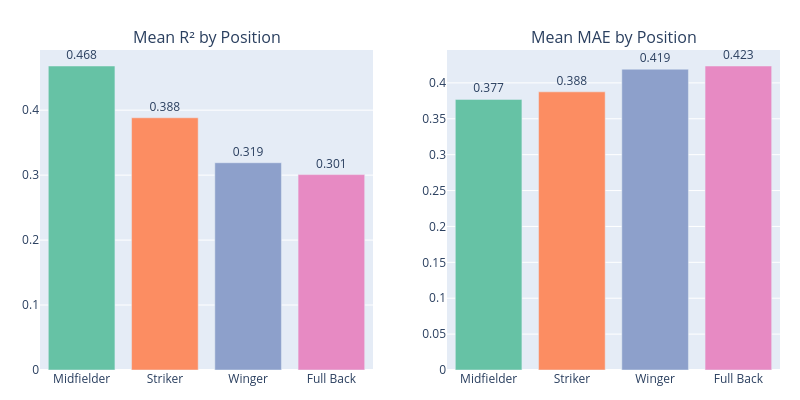

Source (notebook cell):
### Code cell
# Bar chart: mean R² by position
fig = make_subplots(rows=1, cols=2, subplot_titles=['Mean R\u00b2 by Position', 'Mean MAE by Position'])

colors = px.colors.qualitative.Set2
positions_sorted = pos_summary.sort_values('mean_r2', ascending=False).index.tolist()

fig.add_trace(go.Bar(
    x=positions_sorted,
    y=[pos_summary.loc[p, 'mean_r2'] for p in positions_sorted],
    marker_color=colors[:len(positions_sorted)],
    text=[f'{pos_summary.loc[p, "mean_r2"]:.3f}' for p in positions_sorted],
    textposition='outside', showlegend=False,
), row=1, col=1)

fig.add_trace(go.Bar(
    x=positions_sorted,
    y=[pos_summary.loc[p, 'mean_mae'] for p in positions_sorted],
    marker_color=colors[:len(positions_sorted)],
    text=[f'{pos_summary.loc[p, "mean_mae"]:.3f}' for p in positions_sorted],
    textposition='outside', showlegend=False,
), row=1, col=2)

fig.update_layout(height=400, width=800, margin=dict(t=50, b=30, l=40, r=20))
fig.show()

### Figure 1 — Plotly figure (JSON) as saved in the notebook; plotly's stock layout.template omitted (floating-point values rounded to 4 significant figures)
{"data": [{"marker": {"color": ["rgb(102,194,165)", "rgb(252,141,98)", "rgb(141,160,203)", "rgb(231,138,195)"]}, "showlegend": false, "text": ["0.468", "0.388", "0.319", "0.301"], "textposition": "outside", "type": "bar", "x": ["Midfielder", "Striker", "Winger", "Full Back"], "xaxis": "x", "y": [0.468, 0.3883, 0.3191, 0.3008], "yaxis": "y"}, {"marker": {"color": ["rgb(102,194,165)", "rgb(252,141,98)", "rgb(141,160,203)", "rgb(231,138,195)"]}, "showlegend": false, "text": ["0.377", "0.388", "0.419", "0.423"], "textposition": "outside", "type": "bar", "x": ["Midfielder", "Striker", "Winger", "Full Back"], "xaxis": "x2", "y": [0.377, 0.3875, 0.419, 0.4235], "yaxis": "y2"}], "layout": {"annotations": [{"font": {"size": 16}, "showarrow": false, "text": "Mean R² by Position", "x": 0.225, "xanchor": "center", "xref": "paper", "y": 1, "yanchor": "bottom", "yref": "paper"}, {"font": {"size": 16}, "showarrow": false, "text": "Mean MAE by Position", "x": 0.775, "xanchor": "center", "xref": "paper", "y": 1, "yanchor": "bottom", "yref": "paper"}], "height": 400, "margin": {"b": 30, "l": 40, "r": 20, "t": 50}, "width": 800, "xaxis": {"anchor": "y", "domain": [0, 0.45]}, "xaxis2": {"anchor": "y2", "domain": [0.55, 1]}, "yaxis": {"anchor": "x", "domain": [0, 1]}, "yaxis2": {"anchor": "x2", "domain": [0, 1]}}}
